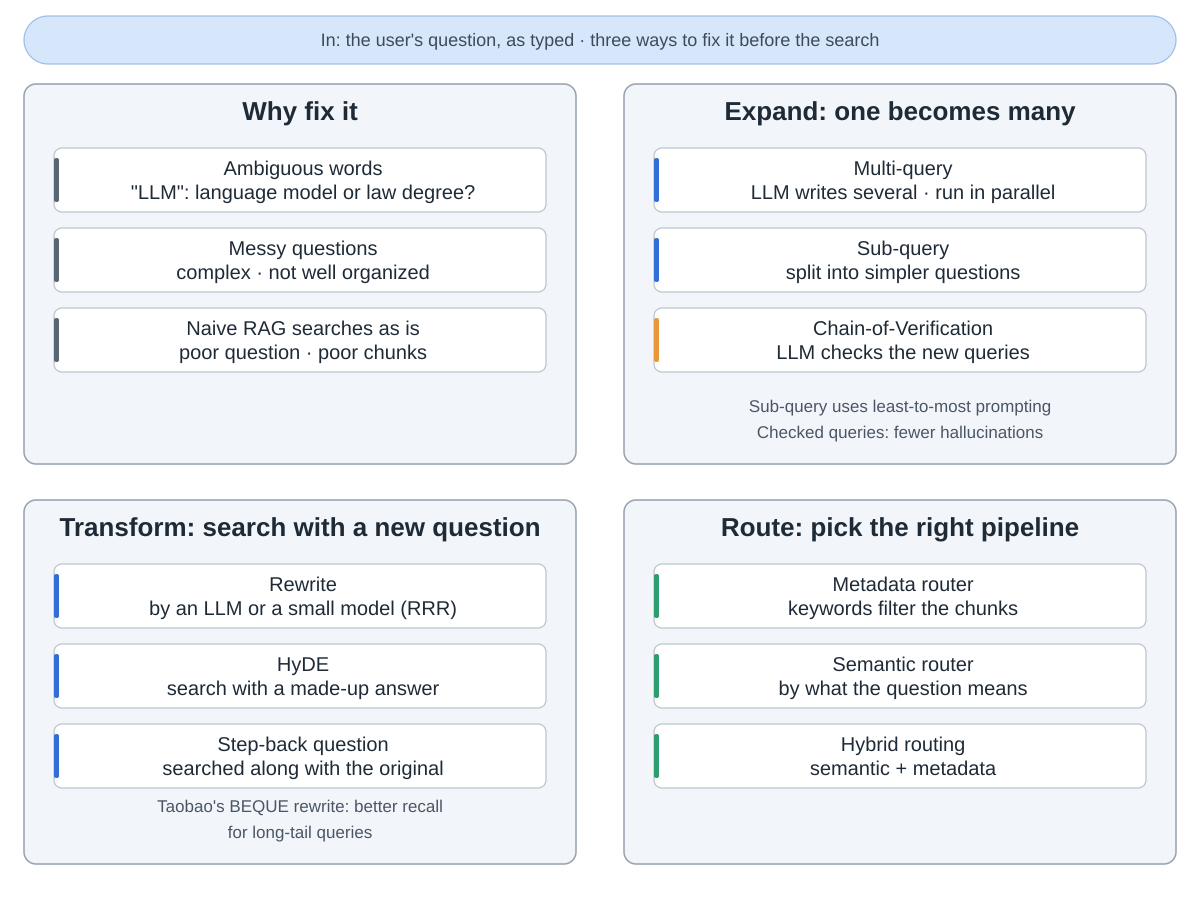

Reproduce this figure in Python.
"""Fixing the question before the search: why, then three families of query optimization.
A catalogue, not stages: expand, transform and route are separate options with no order between them.
Drawn from Gao et al., "Retrieval-Augmented Generation for Large Language Models: A Survey",
arXiv:2312.10997v5 (Section III.C Query Optimization: 1 Query Expansion, 2 Query Transformation, 3 Query Routing).
Run: python3 query.py"""
import sys
from pathlib import Path

sys.path.insert(0, str(Path(__file__).resolve().parents[2] / "tools"))
from archdiagram import Diagram, L, R, GW, T1, H1, T2, H2  # noqa: E402

d = Diagram("Fix the question first",
            "In: the user's question, as typed. Naive RAG searches with it directly, and a poor question "
            "finds poor chunks. "
            "Why fix it: words can be ambiguous, for example \"LLM\" can mean a large language model or a "
            "Master of Laws; and a question can be complex and not well organized. "
            "Three ways to fix it, with no order between them. "
            "Expand, one question becomes many: multi-query has an LLM write several queries and runs them "
            "in parallel; sub-query breaks a complex question into simpler sub-questions with least-to-most "
            "prompting; Chain-of-Verification has an LLM check the expanded queries to cut hallucinations. "
            "Transform, search with a changed question: rewrite it with an LLM or a smaller model such as "
            "RRR; HyDE writes a hypothetical answer and searches with that; step-back prompting writes a "
            "more general question and searches with it and the original. Taobao's rewrite, BEQUE, raised "
            "recall for long-tail queries. "
            "Route, send each question to a fitting RAG pipeline: a metadata router pulls keywords from the "
            "question and filters chunks on them; a semantic router goes by what the question means; or mix "
            "both.")

d.pill(L, 16, 1152, 48, "In: the user's question, as typed · three ways to fix it before the search")

d.group(L, T1, GW, H1, "Why fix it")
d.column(L, T1, [("Ambiguous words|\"LLM\": language model or law degree?", "data"),
                 ("Messy questions|complex · not well organized", "data"),
                 ("Naive RAG searches as is|poor question · poor chunks", "data")])

d.group(R, T1, GW, H1, "Expand: one becomes many")
d.column(R, T1, [("Multi-query|LLM writes several · run in parallel", "coding"),
                 ("Sub-query|split into simpler questions", "coding"),
                 ("Chain-of-Verification|LLM checks the new queries", "critic")])
d.notes(R, T1, H1, "Sub-query uses least-to-most prompting", "Checked queries: fewer hallucinations")

d.group(L, T2, GW, H2, "Transform: search with a new question")
d.column(L, T2, [("Rewrite|by an LLM or a small model (RRR)", "coding"),
                 ("HyDE|search with a made-up answer", "coding"),
                 ("Step-back question|searched along with the original", "coding")])
d.notes(L, T2, H2, "Taobao's BEQUE rewrite: better recall", "for long-tail queries")

d.group(R, T2, GW, H2, "Route: pick the right pipeline")
d.column(R, T2, [("Metadata router|keywords filter the chunks", "plan"),
                 ("Semantic router|by what the question means", "plan"),
                 ("Hybrid routing|semantic + metadata", "plan")])

d.save(Path(__file__).with_name("query.svg"))
